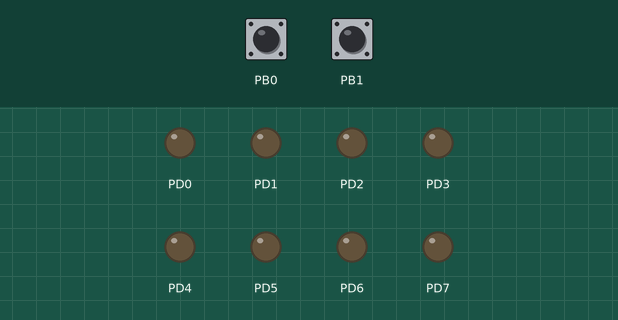
The program below on a simulated ATmega328P, built with avr-gcc and emulated at 16 MHz. Parts: output pins drawn as LEDs (lit = HIGH). The inputs (shaded band) are chosen by the test bench; at power-on: PB0 HIGH, PB1 HIGH.

Above: at 1.2 s.
1.3 s: PB0 pulled LOW for 0.15 s
At 2.5 s:
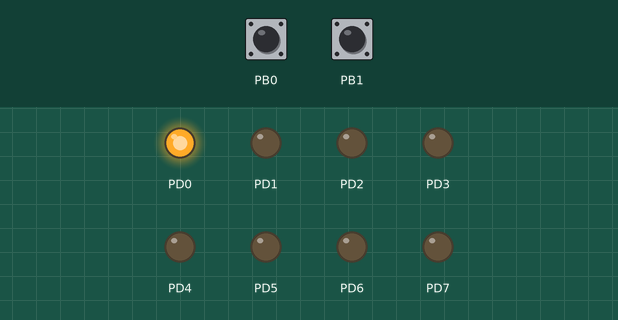
2.9 s: PB0 pulled LOW for 1 s
At 3.9 s:
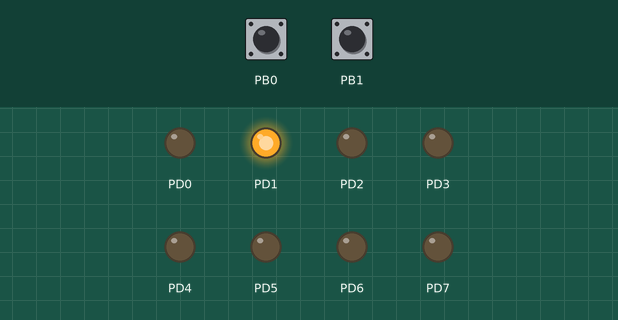
5.4 s: PB0 pulled LOW for 0.15 s
At 5.8 s:
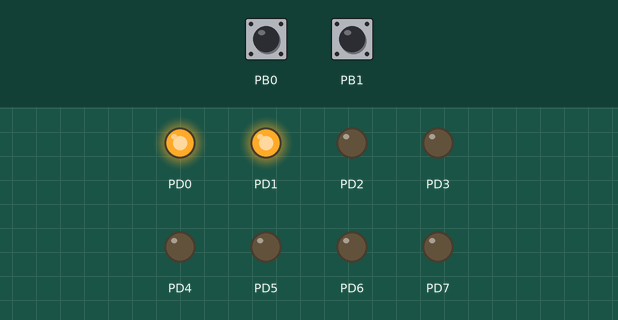
7.0 s: PB0 pulled LOW for 3.2 s
At 8.3 s:
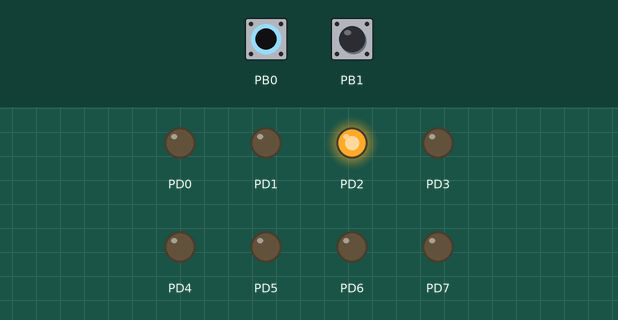
11.7 s: PB0 pulled LOW for 0.15 s
At 12.9 s:
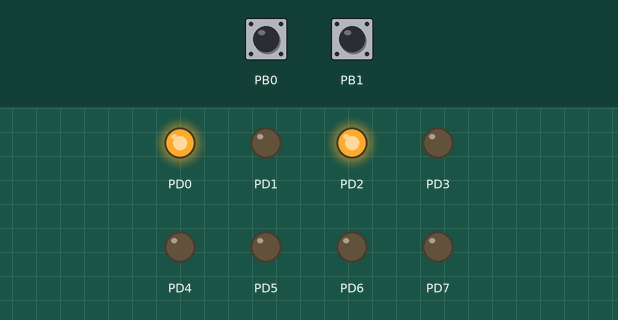
13.3 s: PB0 pulled LOW for 1 s
At 14.2 s:
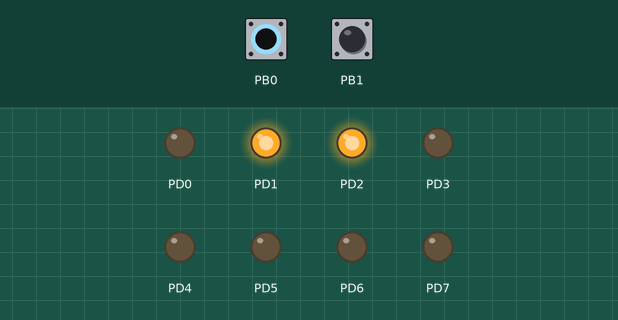
Timing chart, 0 to 16.3 s (numbered marks = the images above; inputs shaded):
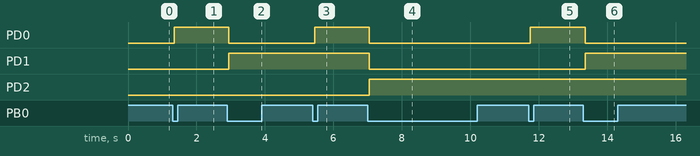

The program:

main.c
```c
/*
 * Prelab 4.c
 *
 * Created: 31/03/2025 20:29:28
 * Author : pyocm
 */
//***************************************************************************
// Universidad del Valle de Guatemala
// IE2023: Programación de Microcontroladores
// Autor: Paola Gabriela Yoc Moreira
// Hardware: ATMEGA328P
// Created: 01/04/2025
//***************************************************************************
// PreLab 4
//***************************************************************************
#define F_CPU 16000000

#include <avr/io.h>
#include <util/delay.h>
#include <avr/interrupt.h>

unsigned char Boton1X = 1;
unsigned char Boton11= 1;
unsigned char Boton2X = 2;
unsigned char Boton2 = 1;

int cont = 0;
int main(void)
{
	// salidas
	DDRD = 0xFF;
	PORTD = 0;
	// PINES RX TX
	UCSR0B = 0;
	// entradas
	DDRB &= ~(1<<0);
	PORTB |= (1<<PB0);
	DDRB &= ~(1<<1);
	PORTB |= (1<<PB1);
	// INTERRUPCION PARA PUERTO B
	PCICR |= (1<<PCIE0);
	// HABILITAR PARA PCINT0
	PCMSK0 |= ((1<<PCINT0)|(1<<PCINT1));
	sei();
	while (1)
	{
		if (cont > 255){
			cont = 0;
		}
		if (cont < 0){
			cont = 255;
		}
		PORTD = cont;
	}
}

ISR(PCINT0_vect){
	_delay_ms(50);
	Boton11 = PINB&(1<<PINB0);
	Boton2 = PINB&(1<<PINB1);
	if ((Boton11 == 0)&&(Boton1X == 1)){
		Boton1X = 0;
		cont ++;
	}
	if (Boton11 == 1){
		Boton1X = 1;
	}
	if ((Boton2 == 0)&&(Boton2X == 2)){
		Boton2X = 0;
		cont --;
	}
	if (Boton2 == 2){
		Boton2X = 2;
	}
}
```

Measured:
- after the input at 1.3 s, PD0: LOW → HIGH after 0.05 s
- after the input at 2.9 s, PD0: HIGH → LOW after 0.05 s; PD1: LOW → HIGH after 0.05 s
- after the input at 5.4 s, PD0: LOW → HIGH after 0.05 s
- after the input at 7.0 s, PD0, PD1: HIGH → LOW after 0.05 s; PD2: LOW → HIGH after 0.05 s
- after the input at 11.7 s, PD0: LOW → HIGH after 0.05 s
- after the input at 13.3 s, PD0: HIGH → LOW after 0.05 s; PD1: LOW → HIGH after 0.05 s
